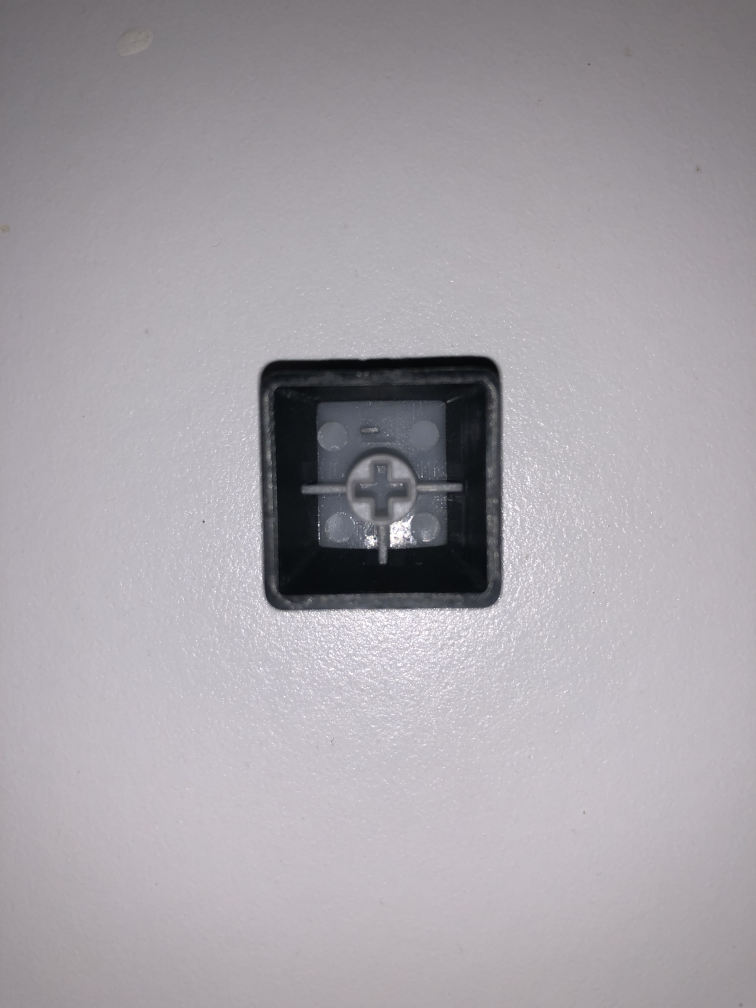
#> input picture samples/buenas/IMG_0193.jpg, 3024 x 4032 px, found by its file name (shown at 1/4 size); its folder holds only this picture in this run
$ jupyter execute --allow-errors Reconocmiento_de_Piezas_de_Manufactura.ipynb
#> lines starting #> are read from the running program, lines starting #| are printed output that depends on the picture
<a href="https://colab.research.google.com/github/Mas4oll/Topicos_IA/blob/main/Reconocmiento_de_Piezas_de_Manufactura.ipynb" target="_parent"></a>

[cell 1]
#Clase de Topicos Avanzados de Inteligencia Artificial de la Universidad Veracruzana
#Uso de vision artificial
#Uso de procesamiento de imagenes con CV2 y Redes Neuronales con Tensorflow
#Proyecto Final a 12-12-21 - Reconocmiento de Piezas de Manufactura (Alfa) por JM

#from google.colab import files
#uploaded = files.upload()
import cv2
import os
import numpy as np
import random
import matplotlib.pyplot as plt
import glob
import tensorflow as tf
import pandas as pd
from tensorflow.keras.models import Sequential
from tensorflow.keras.layers import Dense, Flatten, Activation, Dropout
from tensorflow.keras.layers import Conv2D, MaxPool2D
from tensorflow.python.keras.layers.pooling import MaxPooling2D


class Pieza(object):
    # [18 lines left out: functions __init__, crear_id, identifica_pieza, not called in this run]


class Robot(object):
    # [28 lines left out: functions __init__, moverse_recursivo, not called in this run]


class Intruso(object):
    # [10 lines left out: functions __init__, identifica_intruso, not called in this run]

class Maquina(object):
  # [19 lines left out: functions __init__, genera_reporte, not called in this run]


'''
Lectura de imagen
'''
# [14 lines left out: function process_get_image, not called in this run]


'''
Deteccion automatica de bordes con Canny
'''
# [16 lines left out: function process_canny, not called in this run]

'''
Homografia
'''
# [19 lines of commented-out code are left out]

'''
Generacion y deteccion de numero de elementos y etiquetas
'''
# [7 lines left out: function get_num, not called in this run]

'''
Generacion y comparacion por histogramas
'''
# [28 lines left out: function get_histogram, not called in this run]


'''
Obteniendo las distancias en los histogramas
'''
def chi_square(h1,h2):
    return sum(np.divide(np.power(h1-h2,2),h1,out=np.zeros_like(h1), where=h1!=0))
# [8 lines left out: function correlacion, not called in this run]
def intersection(h1,h2):
    return sum(np.minimum(h1,h2))
# [7 lines left out: function Bhattacharyya, not called in this run]

'''
Deteccion automatica de esquinas con Harris
'''
# [9 lines left out: function process_harry, not called in this run]

'''
Deteccion automatica de puntos
'''
# [13 lines left out: function get_features, not called in this run]


'''
Grafica la extraccion de caracteristicas
'''
# [12 lines left out: function plot_differences, not called in this run]


'''
Redes Neuronales
'''
dir = ""
categorias = ["buenas", "malas"] #0 = buenas y 1 = malas
datos_entrenamiento = []

def get_training_data():
  for c in categorias:
    path = os.path.join(dir, c)
    cat_num = categorias.index(c)
    for img in os.listdir(path):
      img_samples = cv2.imread(os.path.join(path, img), cv2.IMREAD_GRAYSCALE)
#> img_samples: shape (4032, 3024); min 0, max 255, mean 163.7
      img_size = 80
      img_samples = cv2.resize(img_samples, (img_size, img_size))
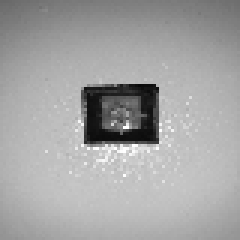
#> img_samples: shape (80, 80) (shown 3 times larger); min 7, max 255, mean 163.8
      datos_entrenamiento.append([img_samples, cat_num])
  # print(len(datos_entrenamiento))
  random.shuffle(datos_entrenamiento)
  # for sample in datos_entrenamiento:
  #   print(sample[1])
  x = []
  y = []
  for features, etiquetas in datos_entrenamiento:
    x.append(features)
    y.append(etiquetas)
  x = np.array(x).reshape(-1, img_size, img_size, 1) #El ultimo numero indica escala de grises
  y = np.array(y)
  x = x/255
  return x, y


# [38 lines left out: function think, not called in this run]


# [49 lines of commented-out code are left out]
#> (the rest of this cell did not finish here and is left out)
